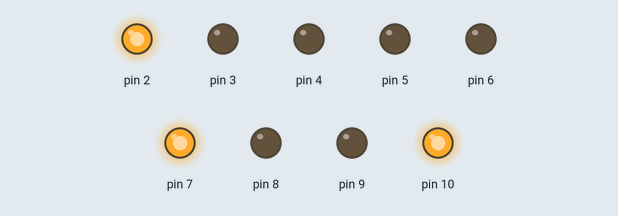
Bench run of a sketch on a simulated Arduino Uno, built with avr-gcc and run on an emulated ATmega328P. On the bench: output pins drawn as LEDs (lit = HIGH).

Above: at 1.0 s.
At 2.5 s:
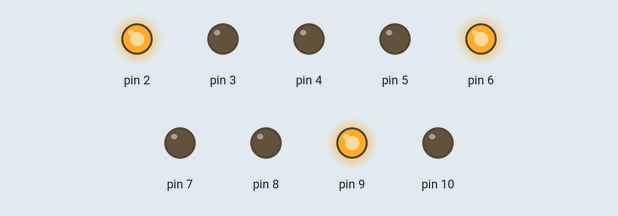
At 4.0 s:
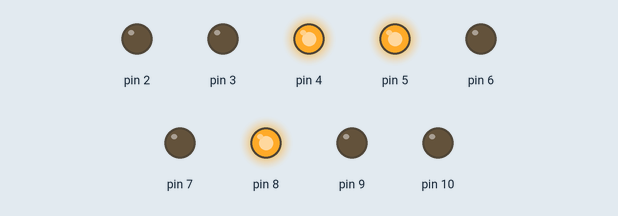
At 5.5 s:
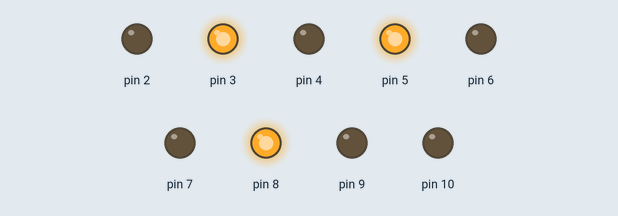
Timing chart, 0 to 7.8 s (numbered marks = the images above):
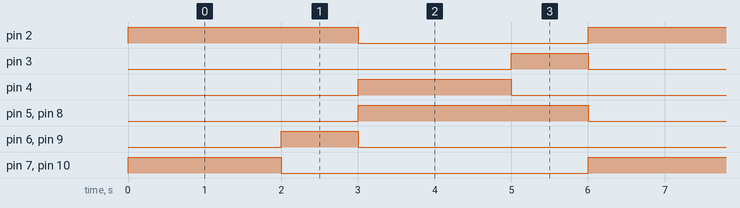

The sketch:

led3semafaro.ino
```cpp
void setup() {

pinMode(2,OUTPUT);
pinMode(3,OUTPUT);
pinMode(4,OUTPUT);
pinMode(5,OUTPUT);
pinMode(6,OUTPUT);
pinMode(7,OUTPUT);
pinMode(8,OUTPUT);
pinMode(9,OUTPUT);
pinMode(10,OUTPUT);

}

void loop() {

digitalWrite(2, HIGH);
digitalWrite(7, HIGH);//
digitalWrite(10, HIGH);//
delay(2000);
digitalWrite(7, LOW);//
digitalWrite(10, LOW);//
digitalWrite(6, HIGH);//
digitalWrite(9, HIGH);//
delay(1000);
digitalWrite(2, LOW);
digitalWrite(6, LOW);//
digitalWrite(9, LOW);//
digitalWrite(5, HIGH);//
digitalWrite(8, HIGH);//
digitalWrite(4, HIGH);
delay(2000);
digitalWrite(3, HIGH);
digitalWrite(4, LOW);
delay(1000);
digitalWrite(3, LOW);
digitalWrite(5, LOW);//
digitalWrite(8, LOW);//


}
```

Measured:
- by itself, pin 2, pin 5, pin 8: alternates HIGH for 3.0 s and LOW for 3.0 s
- by itself, pin 3, pin 6, pin 9: alternates HIGH for 1.0 s and LOW for 5.0 s
- by itself, pin 4, pin 7, pin 10: alternates HIGH for 2.0 s and LOW for 4.0 s
